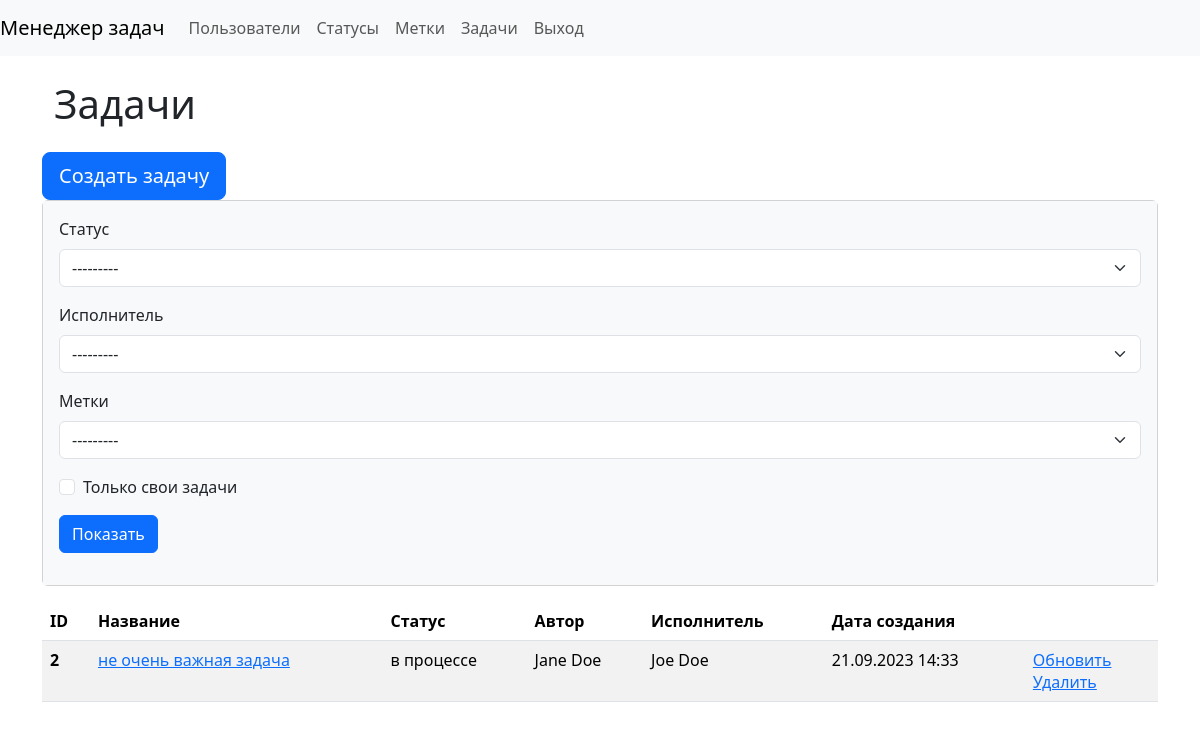
Before: /tasks/ (signed in) with the older database file.
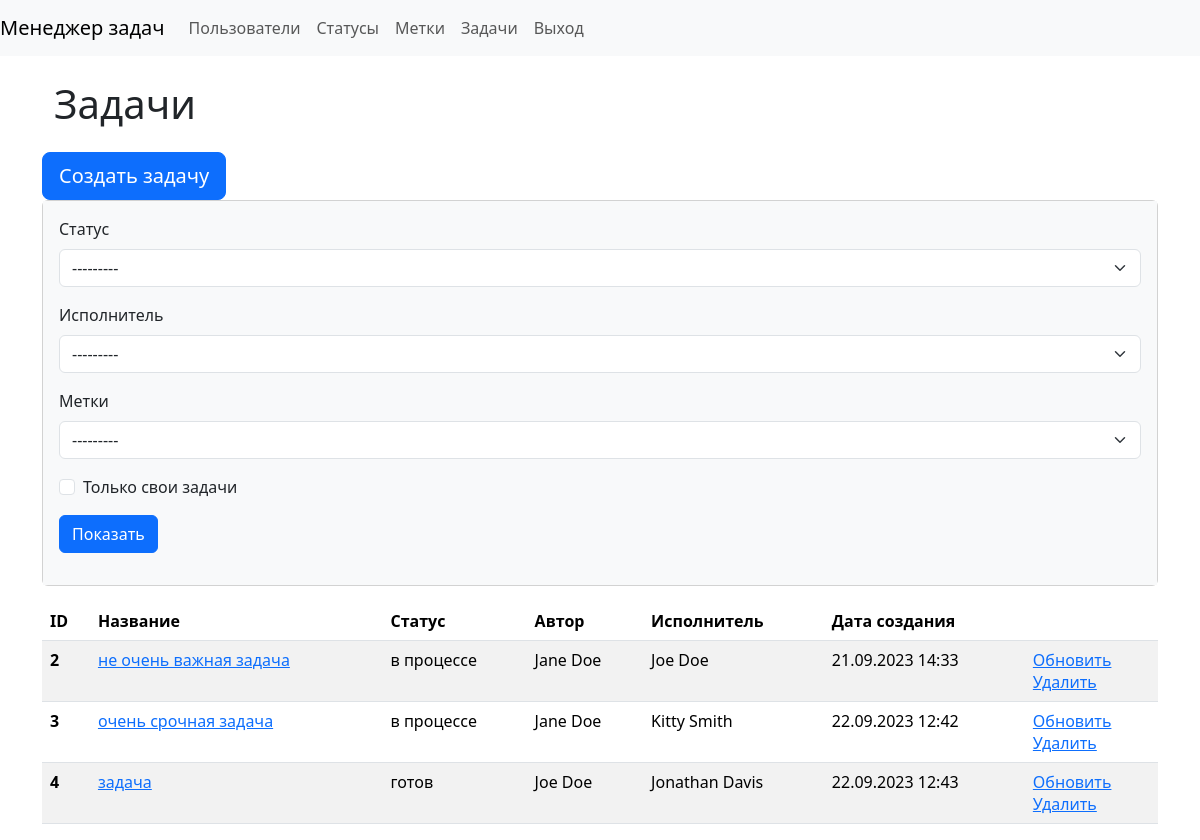
After: the same page with the newer database file.
### task_manager/tasks/models.py (models this page shows, shortened)
class Task(models.Model):
    name = models.CharField(max_length=150, blank=False, verbose_name=_('Name'))
    description = models.TextField(blank=True, verbose_name=_('Description'))
    date_created = models.DateTimeField(auto_now_add=True, verbose_name=_('Creation date'))
    executor = models.ForeignKey(User, on_delete=models.CASCADE, blank=True, null=True,
        default='', related_name='executors', verbose_name=_('Executor'))
    author = models.ForeignKey(User, on_delete=models.PROTECT, blank=False,
        related_name='authors', verbose_name=_('Author'))
    status = models.ForeignKey(Status, on_delete=models.PROTECT, blank=False,
        related_name='statuses', verbose_name=_('Status'))
    labels = models.ManyToManyField(Label, through='Connection',
        through_fields=('task', 'label'), blank=True,
        related_name='labels', verbose_name=_('Labels'))
    class Meta:
        verbose_name = _('Task')
        verbose_name_plural = _('Tasks')

### task_manager/statuses/models.py (models this page shows)
class Status(models.Model):
    name = models.CharField(
        max_length=150,
        unique=True,
        blank=False,
        verbose_name=_('Name'),
    )
    date_created = models.DateTimeField(
        auto_now_add=True,
        verbose_name=_('Creation date')
    )
    def __str__(self):
        return self.name
    class Meta:
        verbose_name = _('Status')
        verbose_name_plural = _('Statuses')

### task_manager/users/models.py (models this page shows)
class User(AbstractUser):
    def __str__(self):
        return self.get_full_name()
    class Meta:
        verbose_name = _('User')
        verbose_name_plural = _('Users')

### task_manager/tasks/views.py (the view)
# urls.py: path('', TasksView.as_view(), name='tasks'),
class TasksView(UserLoginRequiredMixin, FilterView):
    template_name = 'tasks/tasks.html'
    model = Task
    context_object_name = 'tasks'
    filterset_class = TaskFilter
    extra_context = {
        'title': _( 'Tasks'),
        'button_text': _('Show'),
    }

### task_manager/mixins.py (called while the page is built)
    def dispatch(self, request, *args, **kwargs):
        if not request.user.is_authenticated:
            messages.error(request, self.auth_message)
            return redirect(reverse_lazy('login'))
        return super().dispatch(request, *args, **kwargs)

### task_manager/templates/tasks/tasks.html (shortened to what this page needs)
{% extends 'base.html' %}
{% load i18n %}
{% load django_bootstrap5 %}
{% block content %}
<div class="container wrapper flex-grow-1">
    <h1 class="my-4">{{ title }}</h1>
</div>
<a class="btn btn-primary btn-lg" href="{% url 'create_task' %}">{% trans 'Create task' %}</a>
<div class="card mb-3">
    <div class="card-body bg-light">
        <form class="form-inline center" method="get">
          {% bootstrap_form filter.form field_class="ml-2 mr-3" %}
          {% bootstrap_button button_text button_type="submit" button_class="btn btn-primary" %}
        </form>
    </div>
</div>
    <table class="table table-striped">
    <thead>
    <tr>
        <th scope="col">ID</th>
        <th scope="col">{% trans 'Name' %}</th>
        <th scope="col">{% trans 'Status' %}</th>
        <th scope="col">{% trans 'Author' %}</th>
        <th scope="col">{% trans 'Executor' %}</th>
        <th scope="col">{% trans 'Creation date' %}</th>
        <th scope="col"></th>
    </tr>
    </thead>
    <tbody>
    {% if tasks %}
    {% for task in tasks %}
    <tr>
        <th scope="row">{{ task.id }}</th>
        <td><a href="{% url 'task' task.id %}">{{ task.name }}</a></td>
        <td>{{ task.status }}</td>
        <td>{{ task.author }}</td>
        <td>{{ task.executor }}</td>
        <td>{{ task.date_created|date:"d.m.Y H:i" }}</td>
        <td>
          <a href="{% url 'update_task' task.id %}">{% trans 'Update' %}</a>
            <br>
          <a href="{% url 'delete_task' task.id %}">{% trans 'Delete' %}</a>
        </td>
    </tr>
    {% endfor %}
    {% endif %}
    </tbody>
</table>
{% endblock %}

### task_manager/templates/base.html (shortened to what this page needs)
{% load i18n %}
{% get_current_language as LANGUAGE_CODE %}
{% load django_bootstrap5 %}
{% bootstrap_css %}
<!DOCTYPE html>
<html lang="{{ LANGUAGE_CODE }}">
    <head>
    </head>
    <body class="d-flex flex-column min-vh-100">
        <header>
           {% include 'navbar.html' %}
        </header>
        <main class="container wrapper flex-grow-1">
            {% block content %}{% endblock %}
        </main>
    </body>
</html>

### task_manager/templates/navbar.html (shortened to what this page needs)
{% load i18n %}
{% load django_bootstrap5 %}
<nav class="navbar navbar-expand-lg navbar-light bg-light">
    <a class="navbar-brand" href="{% url 'home' %}">{% trans 'Task Manager' %}</a>
    <div class="collapse navbar-collapse" id="navbarNav">
      <ul class="navbar-nav">
        <li class="nav-item">
          <a class="nav-link" href="{% url 'users' %}">{% trans 'Users' %}</a>
        </li>
        {% if user.is_authenticated %}
        <li class="nav-item">
          <a class="nav-link" href="{% url 'statuses' %}">{% trans "Statuses" %}</a>
        </li>
        <li class="nav-item">
          <a class="nav-link" href="{% url 'labels' %}">{% trans "Labels" %}</a>
        </li>
        <li class="nav-item">
          <a class="nav-link" href="{% url 'tasks' %}">{% trans "Tasks" %}</a>
        </li>
        <li class="nav-item">
          <a class="nav-link" href="{% url 'logout' %}">{% trans "Log Out" %}</a>
        </li>
        {% endif %}

Changed rows visible on the page:
added Task: id "3", name "очень срочная задача", status "в процессе", author "Jane Doe", executor "Kitty Smith", date_created "22.09.2023 12:42"
added Task: id "4", name "задача", status "готов", author "Joe Doe", executor "Jonathan Davis", date_created "22.09.2023 12:43"
